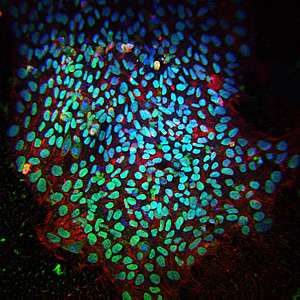
#> input picture Python - Image Processing/Image sample/inducedpluri.jpg, 300 x 300 px
$ python 'Scikit Image.py'
#> lines starting #> are read from the running program, lines starting #| are printed output that depends on the picture; after the words box and inside, x2 and y2 are one past the last pixel; in counts of white or black regions, pixels touching at a corner belong together
from skimage import io
from skimage.filters import roberts, sobel, scharr, prewitt
from skimage.feature import canny
from matplotlib import pyplot as plt

img1 = io.imread("Image sample/inducedpluri.jpg")
#> img1 is the input picture: shape (300, 300, 3); mean R, G, B 33.9, 46, 49.1
img = io.imread("Image sample/inducedpluri.jpg", as_gray=True)
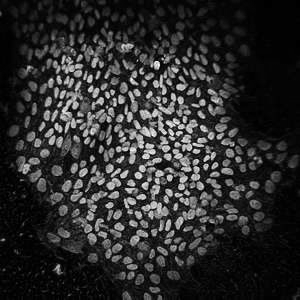
#> img: shape (300, 300) float64; min 0, max 0.982, mean 0.171
edge_roberts = roberts(img)
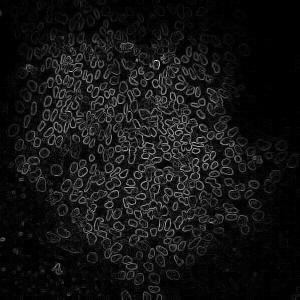
#> edge_roberts: shape (300, 300) float64; min 0, max 0.928, mean 0.0804
edge_sobel = sobel(img)
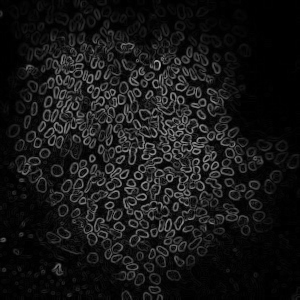
#> edge_sobel: shape (300, 300) float64; min 0, max 0.642, mean 0.0883
edge_scharr = scharr(img)
edge_prewitt = prewitt(img)
edge_canny = canny(img)
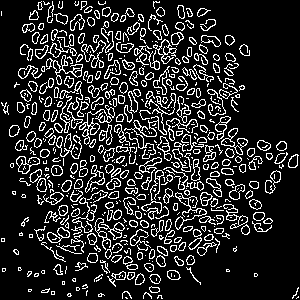
#> edge_canny: shape (300, 300) bool; 16% white in thin lines or dots

#io.imsave("canny edge detection", edge_canny[0])

plt.figure(2)
plt.subplot(3,3,1)
plt.xlabel("Roberts Edge Detection")
plt.imshow(edge_roberts, cmap="gray")
plt.subplot(3,3,2)
plt.title("Edge Detection")
plt.xlabel("Canny Edge Detection")
plt.imshow(edge_canny, cmap="gray")
plt.subplot(3,3,3)
plt.xlabel("Sobel Edge Detection")
plt.imshow(edge_sobel, cmap="gray")
plt.subplot(2,2,3)
plt.xlabel("Scharr Edge Detection")
plt.imshow(edge_scharr, cmap="gray")
plt.subplot(2,2,4)
plt.xlabel("Prewitt Edge Detection")
plt.imshow(edge_prewitt, cmap="gray")

plt.figure(1)
plt.subplot(2,2,1)
plt.title("Medical Image Processing")
plt.xlabel("Real image")
plt.imshow(img1)
plt.subplot(2,2,2)
plt.xlabel("Grayscalled image")
plt.imshow(img, cmap="gray")

plt.show()

$ run again, with Python - Image Processing/Image sample/Human Bone Osteosarcoma Cells.jpg copied over Python - Image Processing/Image sample/inducedpluri.jpg
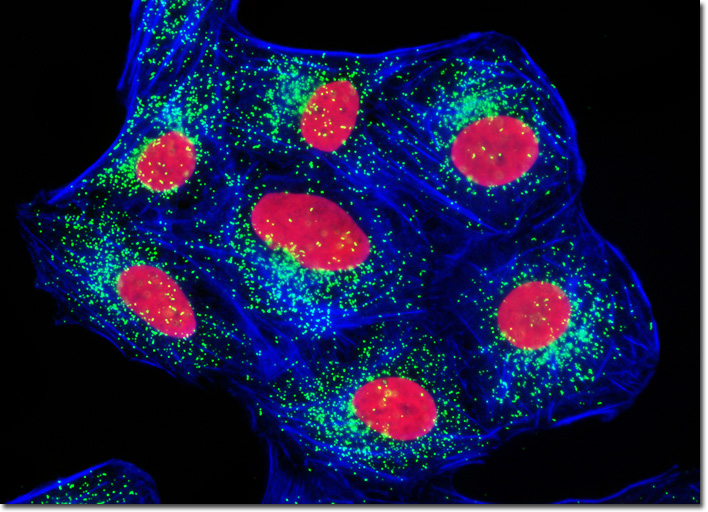
#> input picture Python - Image Processing/Image sample/Human Bone Osteosarcoma Cells.jpg, 708 x 512 px
#> img1 is the input picture: shape (512, 708, 3); mean R, G, B 22.9, 26.5, 64.9
#> `edge_sobel = sobel(img)`:
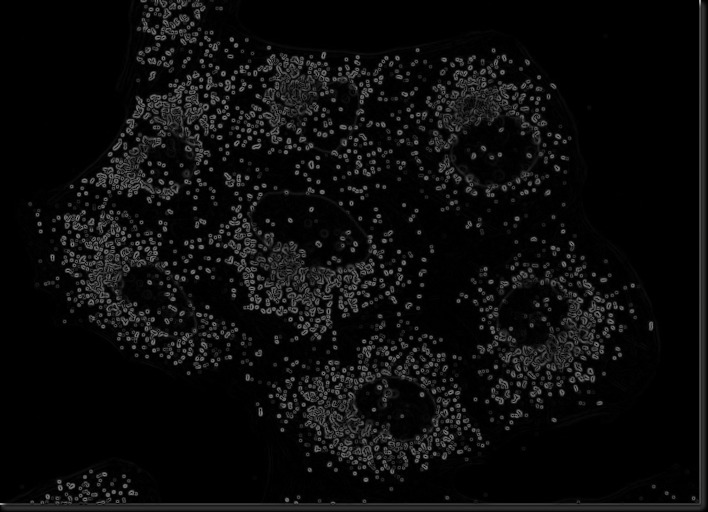
#> edge_sobel: shape (512, 708) float64; min 0, max 0.685, mean 0.0481
#> `edge_canny = canny(img)`:
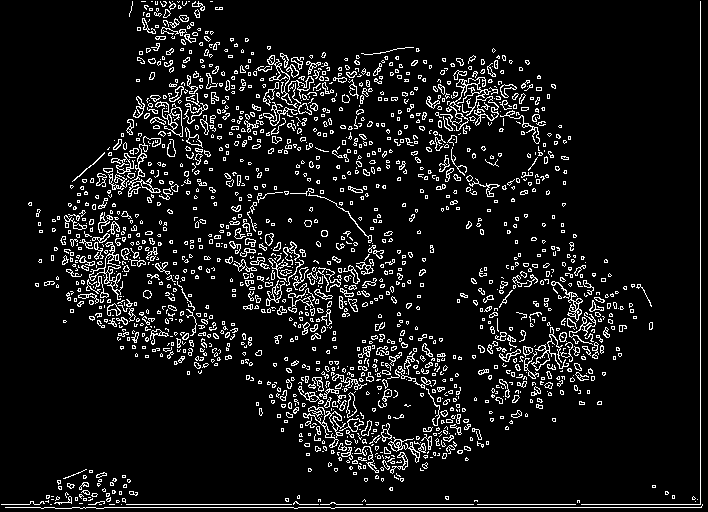
#> edge_canny: shape (512, 708) bool; 8.7% white in thin lines or dots
